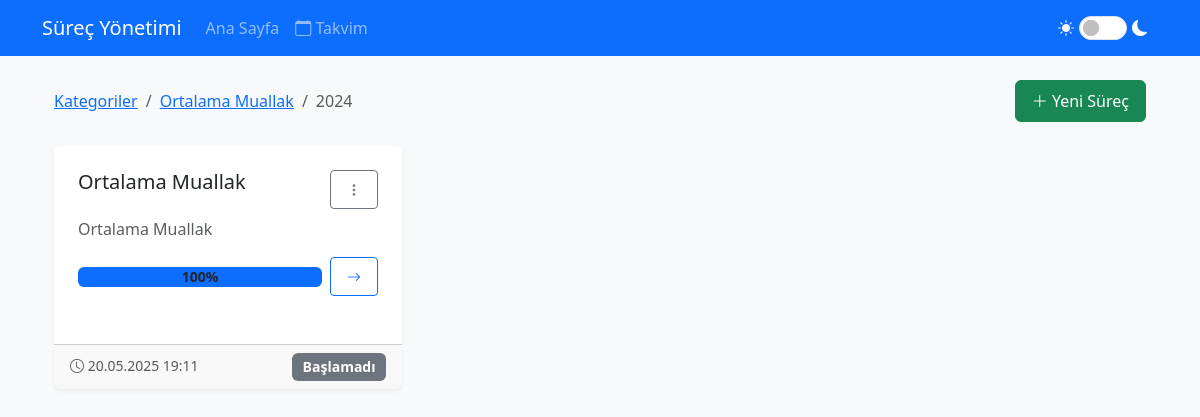
Page /category/3/2024 on the committed database.
### app.py (models this page shows, shortened)
class ProcessCategory(db.Model):
    id = db.Column(db.Integer, primary_key=True)
    name = db.Column(db.String(100), nullable=False)
    description = db.Column(db.Text)
    created_at = db.Column(db.DateTime, default=datetime.now)
    processes = db.relationship('Process', backref='category', lazy=True)

class Process(db.Model):
    id = db.Column(db.Integer, primary_key=True)
    name = db.Column(db.String(100), nullable=False)
    description = db.Column(db.Text)
    created_at = db.Column(db.DateTime, default=datetime.now)
    is_started = db.Column(db.Boolean, default=False)
    started_at = db.Column(db.DateTime)
    version = db.Column(db.Integer, nullable=False, default=1)
    year = db.Column(db.Integer, nullable=False, default=lambda: datetime.now().year)
    category_id = db.Column(db.Integer, db.ForeignKey('process_category.id', name='fk_process_category'), nullable=True)
    steps = db.relationship('Step', backref='process', lazy=True, cascade='all, delete-orphan')
    def get_completion_percentage(self):
        all_steps = []
        main_steps = Step.query.filter_by(process_id=self.id, parent_id=None).all()
        for main_step in main_steps:
            all_steps.append(main_step)
            substeps = Step.query.filter_by(process_id=self.id).filter(Step.parent_id == main_step.id).all()
            all_steps.extend(substeps)
            for substep in substeps:
                sub_substeps = Step.query.filter_by(process_id=self.id).filter(Step.parent_id == substep.id).all()
                all_steps.extend(sub_substeps)
        total_steps = len(all_steps)
        if total_steps == 0:
            return 0
        completed_steps = sum(1 for step in all_steps if step.status == 'done')
        return int((completed_steps / total_steps) * 100)
    def get_status(self):
        if not self.is_started:
            return 'not_started'

### app.py (the view)
@app.route('/category/<int:category_id>/<int:year>')
def category_processes(category_id, year):
    category = ProcessCategory.query.get_or_404(category_id)
    processes = Process.query.filter_by(category_id=category_id, year=year).all()
    all_categories = ProcessCategory.query.all()
    current_year = datetime.now().year
    return render_template('process_list.html',
                         category=category,
                         year=year,
                         processes=processes,
                         is_uncategorized=False,
                         all_categories=all_categories,
                         current_year=current_year)

### app.py (called while the page is built)
@app.template_filter('format_datetime')
def format_datetime(value):
    if not value:
        return ''
    try:
        if isinstance(value, str):
            dt = datetime.strptime(value, '%Y-%m-%d %H:%M:%S')
        else:
            dt = value
        return dt.strftime('%d.%m.%Y %H:%M')
    except:
        return value

@app.before_request
def before_request():
    if not getattr(app, '_got_first_request', False):
        check_process_status()
        app._got_first_request = True

### templates/process_list.html (shortened to what this page needs)
{% extends "base.html" %}
{% block content %}
<div class="container mt-4">
    <div class="d-flex justify-content-between align-items-center mb-4">
        <nav aria-label="breadcrumb">
            <ol class="breadcrumb mb-0">
                <li class="breadcrumb-item"><a href="{{ url_for('index') }}">Kategoriler</a></li>
                {% if is_uncategorized %}
                <li class="breadcrumb-item"><a href="{{ url_for('uncategorized_years') }}">Kategorisiz</a></li>
                {% else %}
                <li class="breadcrumb-item"><a href="{{ url_for('category_years', category_id=category.id) }}">{{
                        category.name }}</a></li>
                {% endif %}
                <li class="breadcrumb-item active">{{ year }}</li>
            </ol>
        </nav>
        <div>
            <a href="{{ url_for('new_process') }}" class="btn btn-success">
                <i class="bi bi-plus-lg"></i> Yeni Süreç
            </a>
        </div>
    </div>
    <div class="row row-cols-1 row-cols-md-2 row-cols-lg-3 g-4">
        {% for process in processes %}
        <div class="col">
            <div class="card h-100 process-card">
                <div class="card-body">
                    <div class="d-flex justify-content-between align-items-start mb-2">
                        <h5 class="card-title mb-0">
                            <span class="editable process-name" data-process-id="{{ process.id }}">{{ process.name
                                }}</span>
                        </h5>
                        <div class="dropdown">
                            <button class="btn btn-sm btn-outline-secondary" type="button" data-bs-toggle="dropdown">
                                <i class="bi bi-three-dots-vertical"></i>
                            </button>
                        </div>
                    </div>
                    <p class="card-text text-muted">
                        <span class="editable process-description" data-process-id="{{ process.id }}">
                            {{ process.description or 'Açıklama ekle...' }}
                        </span>
                    </p>
                    <div class="d-flex justify-content-between align-items-center">
                        <div class="progress flex-grow-1 me-2">
                            <div class="progress-bar" role="progressbar"
                                aria-valuenow="{{ process.get_completion_percentage() }}" aria-valuemin="0"
                                aria-valuemax="100" style="width: {{ process.get_completion_percentage() }}%">
                                <span class="progress-text">{{ process.get_completion_percentage() }}%</span>
                            </div>
                        </div>
                        <a href="{{ url_for('process_detail', process_id=process.id) }}"
                            class="btn btn-sm btn-outline-primary">
                            <i class="bi bi-arrow-right"></i>
                        </a>
                    </div>
                </div>
                <div class="card-footer">
                    <small class="text-muted">
                        <i class="bi bi-clock"></i> {{ process.created_at|format_datetime }}
                    </small>
                    <span class="float-end">
                        {% if process.get_status() == 'done' %}
                        <span class="badge bg-success">Tamamlandı</span>
                        {% elif process.get_status() == 'in_progress' %}
                        <span class="badge bg-primary">Devam Ediyor</span>
                        {% elif process.get_status() == 'waiting' %}
                        <span class="badge bg-warning">Beklemede</span>
                        {% else %}
                        <span class="badge bg-secondary">Başlamadı</span>
                        {% endif %}
                    </span>
                </div>
            </div>
        </div>
        {% endfor %}
    </div>
</div>
<link href="https://cdnjs.cloudflare.com/ajax/libs/vis/4.21.0/vis.min.css" rel="stylesheet" type="text/css" />
{% endblock %}

### static/css/style.css (style rules this page uses)
body { background-color: #f8f9fa; }
.card-body { padding: 1.5rem; }
.card { box-shadow: 0 0.125rem 0.25rem rgba(0, 0, 0, 0.075); border: none; margin-bottom: 1.5rem; }
.badge { font-size: 0.875rem; padding: 0.5em 0.75em; }
.btn { padding: 0.5rem 1rem; margin: 0; }
.btn i { transition: transform 0.2s ease; }
.dropdown { position: relative; }
.card { overflow: visible; }
.card-body { overflow: visible; }

### templates/process_list.html (style rules this page uses)
.process-card { transition: transform 0.2s; border: none; box-shadow: 0 2px 4px rgba(0, 0, 0, 0.05); }
[data-bs-theme="light"] .process-card { background-color: var(--bs-white); color: var(--bs-dark); }
.editable { cursor: pointer; position: relative; }
.progress { position: relative; height: 20px; }
.progress-bar { transition: width 0.3s ease; }
.progress-text { position: absolute; width: 100%; left: 0; text-align: center; line-height: 20px; color: #fff; font-weight: 700; font-size: 0.875rem; z-index: 1; }
[data-bs-theme="light"] .progress-text { color: var(--bs-dark) !important; }

### rows in the picture
ProcessCategory: name "Ortalama Muallak"
Process: name "Ortalama Muallak", description "Ortalama Muallak", get_completion_percentage "100", created_at "20.05.2025 19:11", is_started "Başlamadı"

### other values in the picture
{{ year }} "2024"
